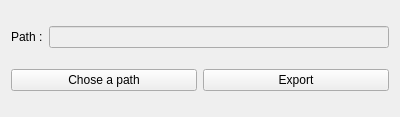
<?xml version="1.0" encoding="UTF-8"?>
<ui version="4.0">
 <class>JsonForm</class>
 <widget class="QWidget" name="JsonForm">
  <property name="geometry">
   <rect>
    <x>0</x>
    <y>0</y>
    <width>400</width>
    <height>117</height>
   </rect>
  </property>
  <property name="windowTitle">
   <string>Form</string>
  </property>
  <layout class="QGridLayout" name="gridLayout">
   <item row="1" column="0">
    <layout class="QHBoxLayout" name="horizontalLayout">
     <item>
      <widget class="QPushButton" name="buttonChoose">
       <property name="text">
        <string>Chose a path</string>
       </property>
      </widget>
     </item>
     <item>
      <widget class="QPushButton" name="buttonOk">
       <property name="text">
        <string>Export</string>
       </property>
      </widget>
     </item>
    </layout>
   </item>
   <item row="0" column="0">
    <layout class="QGridLayout" name="gridLayout_2">
     <item row="0" column="0">
      <widget class="QLabel" name="labelPath">
       <property name="text">
        <string>Path :</string>
       </property>
      </widget>
     </item>
     <item row="0" column="1">
      <widget class="QLineEdit" name="linePath">
       <property name="enabled">
        <bool>false</bool>
       </property>
      </widget>
     </item>
    </layout>
   </item>
  </layout>
 </widget>
 <resources/>
 <connections/>
</ui>
